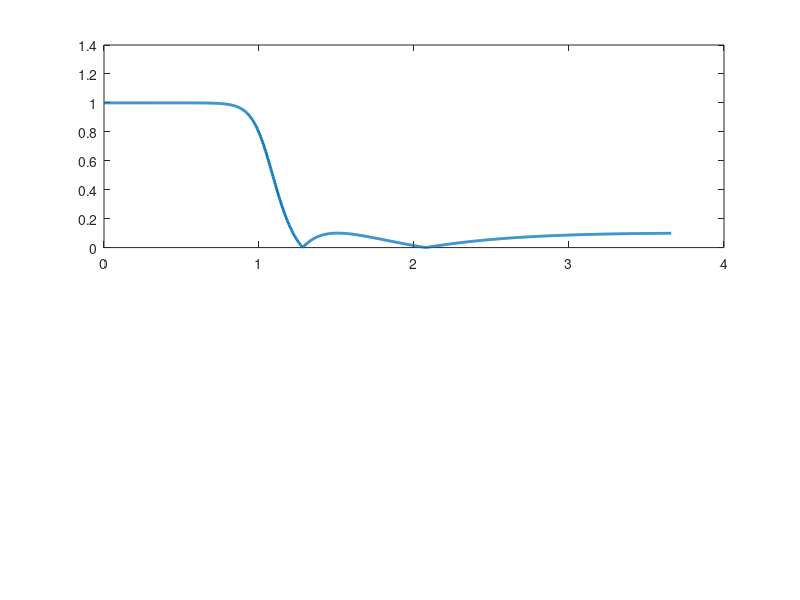

The MATLAB source for this figure: (Note: this script raises an error after producing the figure.)
%% This code is for generating a normalized LP prototype ICH Filter given K, as, ap
K=5; as=20; ap=2; wp=1;
ws = wp*cosh(acosh(sqrt( (10^(as/10)-1)/(10^(ap/10)-1) )) / K)
epsilon = 1/sqrt(10^(as/10)-1)

% Now obtain polynomials that define the TF of a prototype Chebyshev that
% we will later transform to an inverse Chebyshev's
k = 1:K;
H0 = (mod(K,2)==1) + (mod(K,2)==0)*(1/sqrt(1+epsilon^2));   % For odd order, H0 always is 1; for even, it's 1/...
pkCH = -wp*sinh(asinh(1/epsilon)/K)*sin(pi*(2*k-1)/(2*K)) + ...
    1j*wp*cosh(asinh(1/epsilon)/K)*cos(pi*(2*k-1)/(2*K))

% Now the inverse Chebyshev
pk = wp*ws ./ pkCH
zk = 1j*ws*sec(pi*(2*k-1)/(2*K))

B = prod(pk./zk)*poly(zk), A = poly(pk)

% Now the TF!
w = linspace(0,ws*3, 1001);
H = polyval(B,1j*w) ./ (polyval(A,1j*w));

subplot(2,1,1);
plot(w, abs(H), 'LineWidth', 2);
delta_p = 10^(-ap/20); delta_s = 10^(-as/20);
pgon1 = polyshape([0 wp wp 0], [0 0 delta_p delta_p]);
pgon2 = polyshape([0 wp wp 0], [1 1 2 2]);
pgon3 = polyshape([ws ws 3*ws 3*ws], [delta_s 2 2 delta_s]);
hold on;
plot(pgon1);
plot(pgon2);
plot(pgon3);
hold off;
grid on;
xlabel('\omega (rad/s)'), ylabel('|H(j\omega)|'), title('Magnitude Response of BW Filter');
ylim([0 1.2]);

subplot(2,1,2);
plot(real(pk),imag(pk),'kx','MarkerSize',10);
grid on; xlim([-5 5]), ylim([-5 5]);
hold on;
plot(real(zk),imag(zk),'ko','MarkerSize',10);